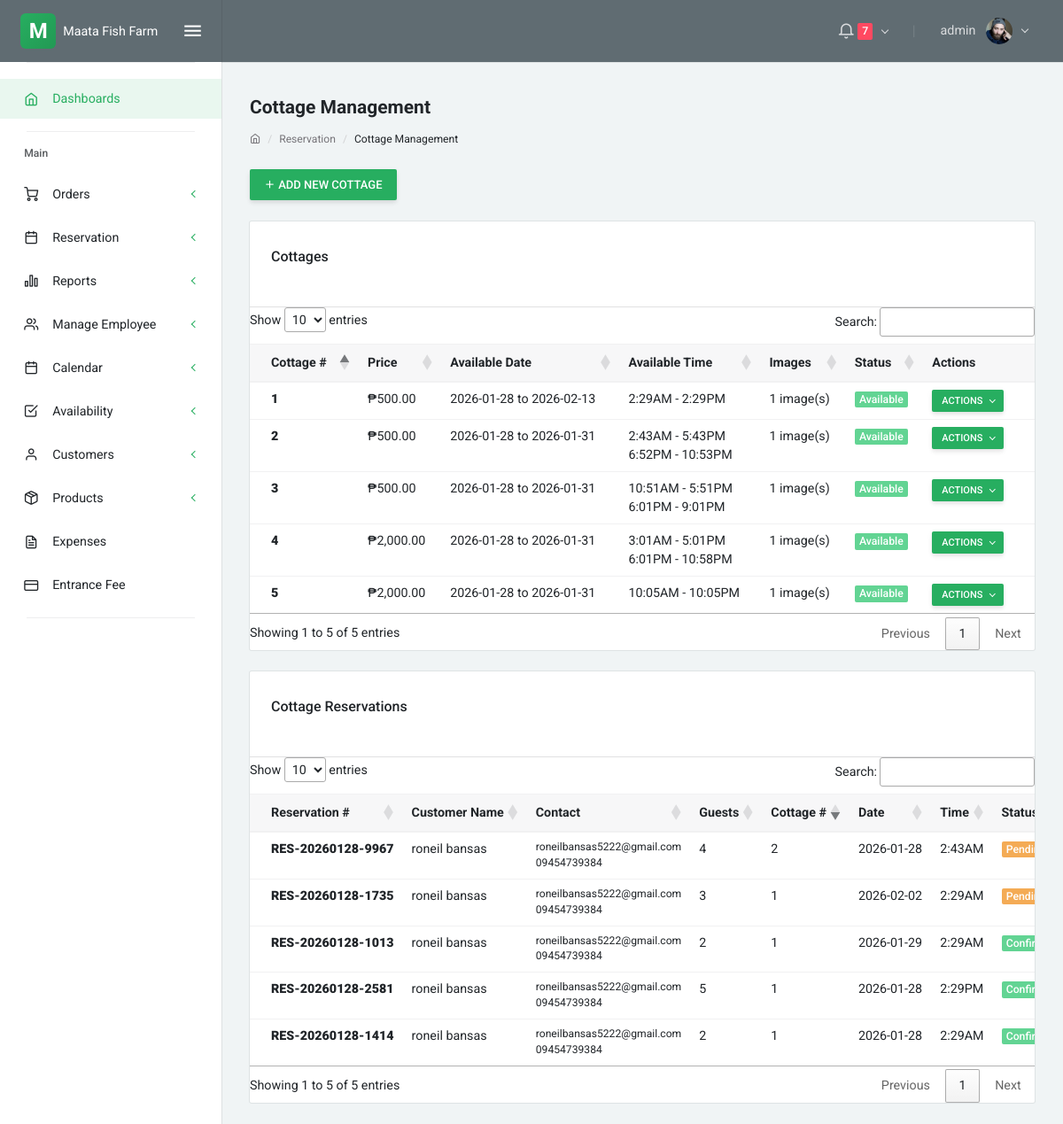
/cottage_management.php (signed in), run on an earlier commit of the app's database.
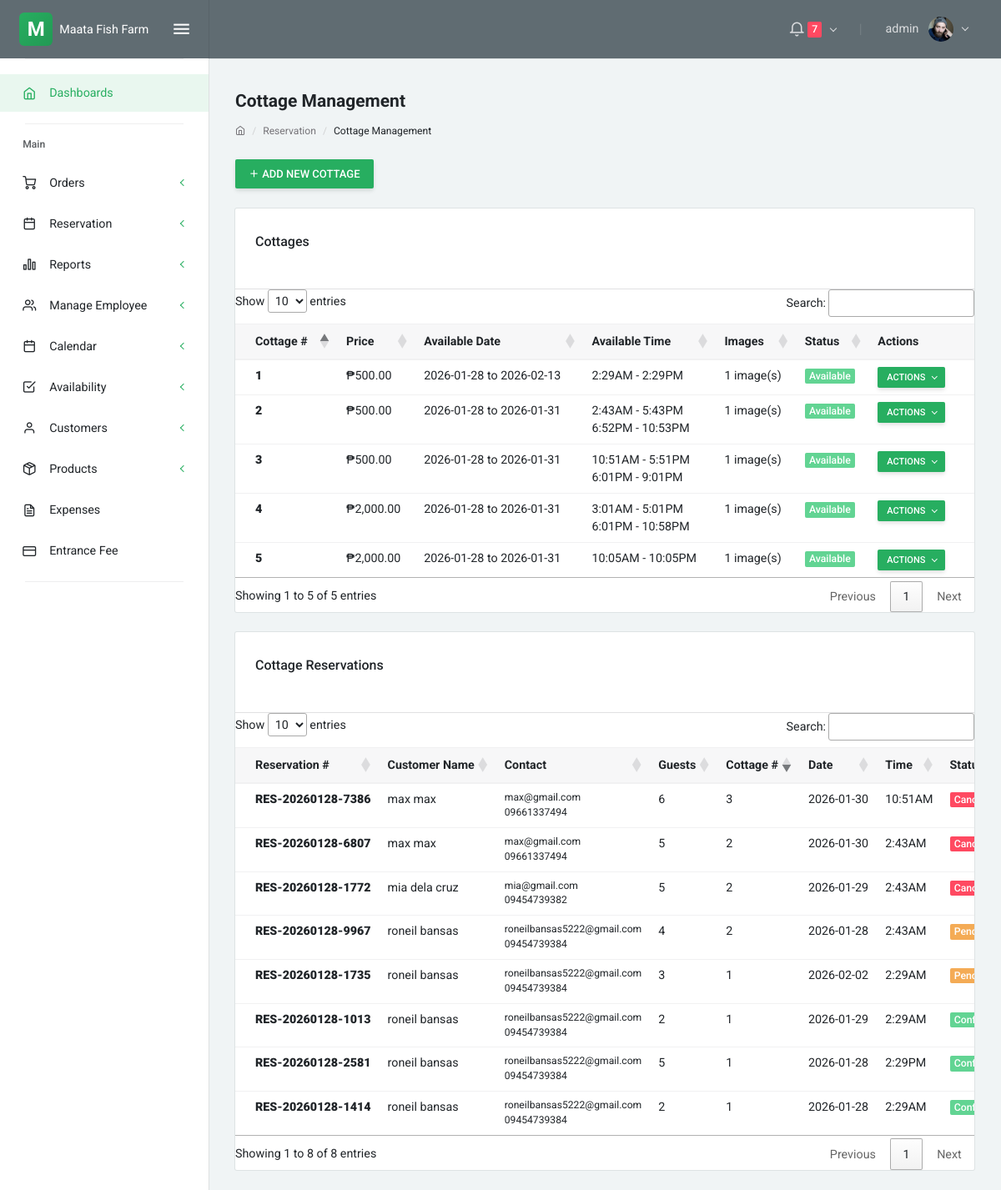
And on a later commit of the database.
### tables this page shows
CREATE TABLE `users` (
  `id` int(11) NOT NULL,
  `username` varchar(50) NOT NULL,
  `email` varchar(100) NOT NULL,
  `password` varchar(255) NOT NULL,
  `full_name` varchar(100) DEFAULT NULL,
  `role` enum('admin','staff','manager') DEFAULT 'staff',
  `status` enum('active','inactive') DEFAULT 'active',
  `created_at` timestamp NOT NULL DEFAULT current_timestamp(),
  `updated_at` timestamp NOT NULL DEFAULT current_timestamp() ON UPDATE current_timestamp()
);

CREATE TABLE `cottages` (
  `id` int(11) NOT NULL,
  `cottage_number` varchar(50) NOT NULL,
  `description` text DEFAULT NULL,
  `price` decimal(10,2) NOT NULL,
  `status` enum('available','unavailable') DEFAULT 'available',
  `created_at` timestamp NOT NULL DEFAULT current_timestamp(),
  `updated_at` timestamp NOT NULL DEFAULT current_timestamp() ON UPDATE current_timestamp(),
  `available_date` date NOT NULL,
  `available_date_from` date DEFAULT NULL,
  `available_date_to` date DEFAULT NULL,
  `available_time_start` time NOT NULL,
  `available_time_end` time NOT NULL
);

CREATE TABLE `reservations` (
  `id` int(11) NOT NULL,
  `reservation_number` varchar(20) NOT NULL,
  `customer_id` int(11) NOT NULL,
  `reservation_type` enum('dine-in','farm visit','private-events','cottage') DEFAULT NULL,
  `num_guests` int(11) NOT NULL,
  `reservation_date` date NOT NULL,
  `reservation_time` time NOT NULL,
  `special_requests` text DEFAULT NULL,
  `status` enum('pending','completed','cancelled','confirmed') DEFAULT NULL,
  `contact_phone` varchar(20) DEFAULT NULL,
  `contact_email` varchar(100) DEFAULT NULL,
  `created_at` timestamp NOT NULL DEFAULT current_timestamp(),
  `updated_at` timestamp NOT NULL DEFAULT current_timestamp() ON UPDATE current_timestamp(),
  `cottage_id` int(11) DEFAULT NULL
);

CREATE TABLE `customers` (
  `id` int(11) NOT NULL,
  `first_name` varchar(50) NOT NULL,
  `last_name` varchar(50) NOT NULL,
  `email` varchar(100) DEFAULT NULL,
  `phone` varchar(20) DEFAULT NULL,
  `address` text DEFAULT NULL,
  `barangay` varchar(100) DEFAULT NULL,
  `municipality` varchar(100) DEFAULT NULL,
  `created_at` timestamp NOT NULL DEFAULT current_timestamp(),
  `updated_at` timestamp NOT NULL DEFAULT current_timestamp() ON UPDATE current_timestamp(),
  `password` varchar(45) DEFAULT NULL,
  `customer_type` enum('online_customer','diner') DEFAULT 'online_customer',
  `government_id_image` varchar(500) DEFAULT NULL,
  `government_id_verified` tinyint(1) DEFAULT 0,
  `id_verification_date` timestamp NULL DEFAULT NULL
);

### cottage_management.php (the view, shortened to what the rows shown need)
<?php
include 'config/db.php';
include 'partials/head.php';
?>
<link rel="stylesheet" href="https://cdn.datatables.net/1.13.7/css/jquery.dataTables.min.css">
<link rel="stylesheet" href="https://cdn.datatables.net/buttons/2.4.1/css/buttons.dataTables.min.css">
<?php include 'partials/navbar.php'; ?>
<div class="layout-content">
    <div class="container-fluid flex-grow-1 container-p-y">
        <div class="card mb-4">
            <div class="table-responsive">
                <table class="table table-hover" id="cottagesTable">
                    <thead class="thead-light">
                        <tr>
                            <th>Cottage #</th>
                            <th>Price</th>
                            <th>Available Date</th>
                            <th>Available Time</th>
                            <th>Images</th>
                            <th>Status</th>
                            <th>Actions</th>
                        </tr>
                    </thead>
                    <tbody>
                        <?php
                        $cottages_query = "SELECT c.*, COUNT(ci.id) as image_count FROM cottages c LEFT JOIN cottage_images ci ON c.id = ci.cottage_id GROUP BY c.id ORDER BY c.cottage_number ASC";
                        $cottages_result = $conn->query($cottages_query);
                        $availability_query = "SELECT cottage_id, available_time_start, available_time_end FROM cottage_availability ORDER BY cottage_id, available_time_start, available_time_end";
                        $availability_result = $conn->query($availability_query);
                        $cottage_slots = [];
                        while ($slot = $availability_result->fetch_assoc()) {
                            $cid = $slot['cottage_id'];
                            $key = $slot['available_time_start'] . '-' . $slot['available_time_end'];
                            if (!isset($cottage_slots[$cid])) {
                                $cottage_slots[$cid] = [];
                            }
                            if (!isset($cottage_slots[$cid][$key])) {
                                $cottage_slots[$cid][$key] = [
                                    'start' => $slot['available_time_start'],
                                    'end' => $slot['available_time_end']
                                ];
                            }
                        }
                        if ($cottages_result && $cottages_result->num_rows > 0) {
                            while ($cottage = $cottages_result->fetch_assoc()) {
                                $status_badge = $cottage['status'] === 'available' ?
                                    '<span class="badge badge-success">Available</span>' :
                                    '<span class="badge badge-danger">Unavailable</span>';
                                echo "
                                    <tr>
                                        <td><strong>" . htmlspecialchars($cottage['cottage_number']) . "</strong></td>
                                        <td>₱" . number_format($cottage['price'], 2) . "</td>
                                        <td>" . (isset($cottage['available_date_from']) && isset($cottage['available_date_to']) && $cottage['available_date_from'] && $cottage['available_date_to'] ? $cottage['available_date_from'] . ' to ' . $cottage['available_date_to'] : (isset($cottage['available_date']) ? $cottage['available_date'] : 'Not set')) . "</td>
                                        <td>";
                                if (isset($cottage_slots[$cottage['id']]) && !empty($cottage_slots[$cottage['id']])) {
                                    $slot_strings = [];
                                    foreach ($cottage_slots[$cottage['id']] as $slot) {
                                        $slot_strings[] = date('g:iA', strtotime($slot['start'])) . ' - ' . date('g:iA', strtotime($slot['end']));
                                    }
                                    echo implode('<br>', $slot_strings);
                                } else {
                                    echo 'Not set';
                                }
                                echo "</td>
                                        <td>{$cottage['image_count']} image(s)</td>
                                        <td>{$status_badge}</td>
                                        <td>
                                            <div class=\"dropdown\">
                                                <button class=\"btn btn-sm btn-primary dropdown-toggle\" type=\"button\" data-toggle=\"dropdown\" aria-haspopup=\"true\" aria-expanded=\"false\">
                                                    Actions
                                                </button>
                                                <div class=\"dropdown-menu dropdown-menu-right\">
                                                    <button type=\"button\" class=\"dropdown-item edit-cottage-btn\" data-id=\"{$cottage['id']}\" data-number=\"" . htmlspecialchars($cottage['cottage_number']) . "\" data-price=\"{$cottage['price']}\" data-date-from=\"" . htmlspecialchars($cottage['available_date_from'] ?? '') . "\" data-date-to=\"" . htmlspecialchars($cottage['available_date_to'] ?? '') . "\" data-time-start=\"" . htmlspecialchars($cottage['available_time_start'] ?? '') . "\" data-time-end=\"" . htmlspecialchars($cottage['available_time_end'] ?? '') . "\" data-status=\"{$cottage['status']}\"><i class=\"feather icon-edit\"></i> Edit</button>
                                                    <a href=\"handlers/cottage_handler.php?action=toggle_status&id={$cottage['id']}\" class=\"dropdown-item\" onclick=\"return confirm('Toggle status?')\"><i class=\"feather icon-refresh-cw\"></i> Toggle Status</a>
                                                    <div class=\"dropdown-divider\"></div>
                                                    <a href=\"handlers/cottage_handler.php?action=delete&id={$cottage['id']}\" class=\"dropdown-item text-danger\" onclick=\"return confirm('Delete this cottage?')\"><i class=\"feather icon-trash\"></i> Delete</a>
                                                </div>
                                            </div>
                                        </td>
                                    </tr>
                                ";
                            }
                        } else {
                            echo "<tr><td></td><td></td><td></td><td></td><td></td><td></td><td class='text-center text-muted py-4'>No cottages found</td></tr>";
                        }
                        ?>
                    </tbody>
                </table>
            </div>
        </div>
        <div class="card">
            <div class="table-responsive">
                <table class="table table-hover" id="reservationsTable">
                    <thead class="thead-light">
                        <tr>
                            <th>Reservation #</th>
                            <th>Customer Name</th>
                            <th>Contact</th>
                            <th>Guests</th>
                            <th>Cottage #</th>
                            <th>Date</th>
                            <th>Time</th>
                            <th>Status</th>
                        </tr>
                    </thead>
                    <tbody>
                        <?php
                        $reservations_query = "SELECT r.*, c.first_name, c.last_name, c.email, c.phone, ct.cottage_number
                                               FROM reservations r
                                               LEFT JOIN customers c ON r.customer_id = c.id
                                               LEFT JOIN cottages ct ON r.cottage_id = ct.id
                                               WHERE r.reservation_type = 'cottage'
                                               ORDER BY r.reservation_date DESC, r.reservation_time DESC";
                        $reservations_result = $conn->query($reservations_query);
                        if ($reservations_result && $reservations_result->num_rows > 0) {
                            while ($reservation = $reservations_result->fetch_assoc()) {
                                $customer_name = $reservation['first_name'] . ' ' . $reservation['last_name'];
                                $formatted_time = date('g:iA', strtotime($reservation['reservation_time']));
                                $cottage_number = htmlspecialchars($reservation['cottage_number'] ?? 'N/A');
                                $status_badge = '';
                                switch ($reservation['status']) {
                                    case 'pending':
                                        $status_badge = '<span class="badge badge-warning">Pending</span>';
                                        break;
                                    case 'confirmed':
                                        $status_badge = '<span class="badge badge-success">Confirmed</span>';
                                        break;
                                    case 'cancelled':
                                        $status_badge = '<span class="badge badge-danger">Cancelled</span>';
                                        break;
                                }
                                echo "
                                    <tr>
                                        <td><strong>{$reservation['reservation_number']}</strong></td>
                                        <td>{$customer_name}</td>
                                        <td>
                                            <small>
                                                <div>{$reservation['contact_email']}</div>
                                                <div>{$reservation['contact_phone']}</div>
                                            </small>
                                        </td>
                                        <td>{$reservation['num_guests']}</td>
                                        <td>{$cottage_number}</td>
                                        <td>{$reservation['reservation_date']}</td>
                                        <td>{$formatted_time}</td>
                                        <td>{$status_badge}</td>
                                                    {$customer_name}{$reservation['']}{$reservation['']} {$reservation['']}{$reservation['']}{$formatted_time}{$reservation['']}
                                                    {$reservation['']}
                                                    {$reservation['']}
                                                    {$reservation['']}
                                    </tr>
                                ";
                            }
                        } else {
                            echo "<tr><td></td><td></td><td></td><td></td><td></td><td></td><td></td><td></td><td class='text-center text-muted py-4'>No cottage reservations found</td></tr>";
                        }
                        ?>
                    </tbody>
                </table>
            </div>
        </div>
    </div>
</div>
<?php include 'partials/footer.php'; ?>

### partials/navbar.php (shortened to what the rows shown need)
<?php
require_once __DIR__ . '/../config/db.php';
$user_id = $_SESSION['user_id'] ?? null;
$nav_user = null;
if ($user_id) {
    $u_stmt = $conn->prepare('SELECT id, username, full_name FROM users WHERE id = ? LIMIT 1');
    if ($u_stmt) {
        $u_stmt->bind_param('i', $user_id);
        $u_stmt->execute();
        if (method_exists($u_stmt, 'get_result')) {
            $u_res = $u_stmt->get_result();
            $nav_user = $u_res->fetch_assoc();
        } else {
            $u_stmt->bind_result($nid, $nusername, $nfull_name);
            if ($u_stmt->fetch()) {
                $nav_user = ['id' => $nid, 'username' => $nusername, 'full_name' => $nfull_name];
            }
        }
    }
}
?>
<div class="layout-container">
    <nav class="layout-navbar navbar navbar-expand-lg align-items-lg-center bg-dark container-p-x" id="layout-navbar">
        <div class="navbar-collapse collapse" id="layout-navbar-collapse">
            <div class="navbar-nav align-items-lg-center ml-auto">
                <div class="demo-navbar-user nav-item dropdown">
                    <a class="nav-link dropdown-toggle" href="javascript:void(0);" data-toggle="dropdown" aria-haspopup="true" aria-expanded="false" style="cursor: pointer; pointer-events: auto;">
                        <span class="d-inline-flex flex-lg-row-reverse align-items-center align-middle">
                            <img src="assets/img/avatars/1.png" alt class="d-block ui-w-30 rounded-circle">
                            <span class="px-1 mr-lg-2 ml-2 ml-lg-0"><?php echo htmlspecialchars(
                                ($user['full_name'] ?? $user['username'] ?? null) ?: ($nav_user['full_name'] ?? $nav_user['username'] ?? 'Admin')
                            ); ?></span>
                        </span>
                    </a>
                </div>
            </div>
        </div>
    </nav>

What changed in the data, as far as the page shows it:
added reservations: reservation_number "RES-20260128-7386", customer.last_name "max max", contact_email "max@gmail.com", contact_phone "09661337494", num_guests "6", cottage.cottage_number "3", reservation_date "2026-01-30", reservation_time "10:51AM", status "Cancelled"
added reservations: reservation_number "RES-20260128-6807", customer.last_name "max max", contact_email "max@gmail.com", contact_phone "09661337494", num_guests "5", cottage.cottage_number "2", reservation_date "2026-01-30", reservation_time "2:43AM", status "Cancelled"
added reservations: reservation_number "RES-20260128-1772", customer.last_name "mia dela cruz", contact_email "mia@gmail.com", contact_phone "09454739382", num_guests "5", cottage.cottage_number "2", reservation_date "2026-01-29", reservation_time "2:43AM", status "Cancelled"
Also different on the page:
text written by a page script: "Show entries Search: Showing 1 to 5 of 5 entries Previous 1 Next" → "Show entries Search: Showing 1 to 8 of 8 entries Previous 1 Next"
